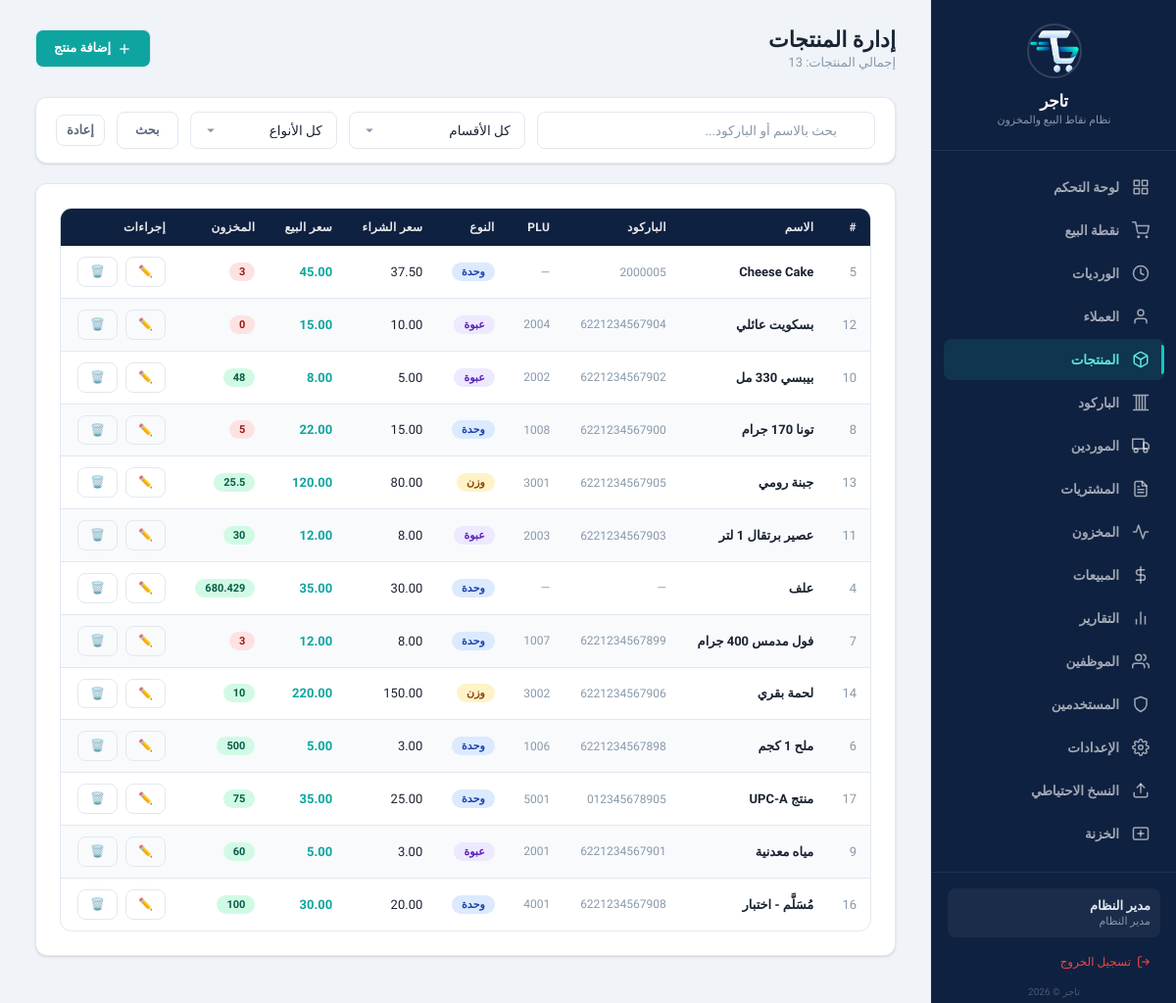
Screenshot of /?page=products (signed in) with the database file from the repository.
### tables this page shows
CREATE TABLE products (
    id INTEGER PRIMARY KEY AUTOINCREMENT,
    name TEXT NOT NULL,
    barcode TEXT DEFAULT NULL,
    plu_code TEXT DEFAULT NULL,
    type TEXT NOT NULL DEFAULT 'unit' CHECK(type IN ('unit', 'pack', 'weight')),
    purchase_price REAL NOT NULL DEFAULT 0,
    sale_price_unit REAL NOT NULL DEFAULT 0,
    sale_price_pack REAL DEFAULT NULL,
    pack_quantity INTEGER DEFAULT NULL,
    stock_quantity REAL NOT NULL DEFAULT 0,
    min_stock REAL NOT NULL DEFAULT 0,
    category TEXT DEFAULT NULL,
    notes TEXT DEFAULT NULL,
    is_active INTEGER NOT NULL DEFAULT 1,
    created_at TEXT NOT NULL DEFAULT (datetime('now', 'localtime')),
    updated_at TEXT NOT NULL DEFAULT (datetime('now', 'localtime'))
, pack_type TEXT DEFAULT 'كرتونة', pack_unit_quantity INTEGER DEFAULT NULL, pack_purchase_price REAL DEFAULT NULL, pack_sale_price REAL DEFAULT NULL, barcode2 TEXT DEFAULT NULL, barcode3 TEXT DEFAULT NULL);

### www/app/controllers/ProductController.php (called while the page is built, shortened)
<?php
class ProductController {
    private $productService;
    public function __construct() {
        $this->productService = new ProductService();
    }
    public function index() {
        $search = $_GET['search'] ?? '';
        $category = $_GET['category'] ?? '';
        $type = $_GET['type'] ?? '';
        $products = $this->productService->getAll($search, $category, $type);
        include APP_PATH . '/views/layout/header.php';
        include APP_PATH . '/views/products/index.php';
        include APP_PATH . '/views/layout/footer.php';
    }
}

### www/app/config/database.php (called while the page is built, shortened)
<?php
class Database {
    private static $instance = null;
    private $pdo;
    private function __construct() {
        $this->dbPath = __DIR__ . '/../../data/pos_system.db';
        try {
            $this->pdo = new PDO('sqlite:' . $this->dbPath);
            $this->pdo->setAttribute(PDO::ATTR_ERRMODE, PDO::ERRMODE_EXCEPTION);
            $this->pdo->setAttribute(PDO::ATTR_DEFAULT_FETCH_MODE, PDO::FETCH_ASSOC);
            $this->pdo->exec('PRAGMA journal_mode = WAL');
            $this->pdo->exec('PRAGMA foreign_keys = ON');
            $this->pdo->exec('PRAGMA busy_timeout = 5000');
            $this->pdo->exec('PRAGMA synchronous = NORMAL');
            $this->pdo->exec('PRAGMA cache_size = -8000');
            $this->pdo->exec('PRAGMA temp_store = MEMORY');
        } catch (PDOException $e) {
            die('Database connection failed: ' . $e->getMessage());
        }
    }
    public static function getInstance() {
        if (self::$instance === null) {
            self::$instance = new self();
        }
        return self::$instance;
    }
    public function getConnection() {
        return $this->pdo;
    }
    public function migrate() {
        $this->pdo->exec(
            "CREATE TABLE IF NOT EXISTS migrations (
                id INTEGER PRIMARY KEY AUTOINCREMENT,
                filename TEXT NOT NULL UNIQUE,
                applied_at TEXT NOT NULL DEFAULT (datetime('now', 'localtime'))
            )"
        );
    }
}

### www/app/services/ProductService.php (called while the page is built, shortened)
<?php
class ProductService {
    private $productRepo;
    public function __construct() {
        $this->productRepo = new ProductRepository();
    }
    public function getAll($search = '', $category = '', $type = '') {
        return $this->productRepo->getAll($search, $category, $type);
    }
}

### www/app/repositories/ProductRepository.php (called while the page is built, shortened)
<?php
class ProductRepository {
    private $db;
    public function __construct() {
        $this->db = Database::getInstance()->getConnection();
    }
    public function getAll($search = '', $category = '', $type = '') {
        $sql = "SELECT * FROM products WHERE is_active = 1";
        $params = [];
        $sql .= " ORDER BY name ASC";
        $stmt = $this->db->prepare($sql);
        $stmt->execute($params);
        return $stmt->fetchAll();
    }
}

### www/app/views/products/index.php (the view, shortened to what this page needs)
<div class="page-header">
    <div>
        <h1>إدارة المنتجات</h1>
        <p class="subtitle">إجمالي المنتجات: <?= count($products) ?></p>
    </div>
    <a href="?page=products&action=create" class="btn btn-primary">
        <svg width="16" height="16" viewBox="0 0 24 24" fill="none" stroke="currentColor" stroke-width="2"><line x1="12" y1="5" x2="12" y2="19"></line><line x1="5" y1="12" x2="19" y2="12"></line></svg>
        إضافة منتج
    </a>
</div>
<div class="card" style="padding:14px 20px;">
    <form style="display:flex;align-items:center;gap:12px;" method="GET">
        <div class="search-box" style="flex:1;">
            <input type="text" name="search" class="form-control" placeholder="بحث بالاسم أو الباركود..." value="<?= htmlspecialchars($_GET['search'] ?? '') ?>">
        </div>
        <select name="category" class="form-control" style="width:180px;">
            <option value="">كل الأقسام</option>
        </select>
        <select name="type" class="form-control" style="width:150px;">
            <option value="">كل الأنواع</option>
        </select>
        <button type="submit" class="btn btn-outline">بحث</button>
        <a href="?page=products" class="btn btn-ghost">إعادة</a>
    </form>
</div>
<div class="card">
    <?php if (!empty($products)): ?>
    <div class="table-wrapper">
        <table>
            <thead>
                <tr>
                    <th>#</th>
                    <th>الاسم</th>
                    <th>الباركود</th>
                    <th>PLU</th>
                    <th>النوع</th>
                    <th>سعر الشراء</th>
                    <th>سعر البيع</th>
                    <th>المخزون</th>
                    <th>إجراءات</th>
                </tr>
            </thead>
            <tbody>
                <?php foreach ($products as $p): ?>
                <tr>
                    <td class="text-muted"><?= $p['id'] ?></td>
                    <td class="fw-bold"><?= htmlspecialchars($p['name']) ?></td>
                    <td class="text-muted fs-sm"><?= $p['barcode'] ?: '—' ?></td>
                    <td class="text-muted fs-sm"><?= $p['plu_code'] ?: '—' ?></td>
                    <td>
                        <?php
                        $typeLabels = ['unit' => 'وحدة', 'pack' => 'عبوة', 'weight' => 'وزن'];
                        $typeColors = ['unit' => 'info', 'pack' => 'purple', 'weight' => 'warning'];
                        ?>
                        <span class="badge badge-<?= $typeColors[$p['type']] ?? 'info' ?>"><?= $typeLabels[$p['type']] ?? $p['type'] ?></span>
                    </td>
                    <td><?= number_format($p['purchase_price'], 2) ?></td>
                    <td class="fw-bold text-accent"><?= number_format($p['sale_price_unit'], 2) ?></td>
                    <td>
                        <?php if ($p['stock_quantity'] <= $p['min_stock'] && $p['min_stock'] > 0): ?>
                            <span class="badge badge-danger"><?= $p['stock_quantity'] ?></span>
                        <?php else: ?>
                            <span class="badge badge-success"><?= $p['stock_quantity'] ?></span>
                        <?php endif; ?>
                    </td>
                    <td>
                        <div class="btn-group">
                            <a href="?page=products&action=edit&id=<?= $p['id'] ?>" class="btn btn-sm btn-outline">✏️</a>
                            <button class="btn btn-sm btn-ghost text-danger" onclick="deleteItem('?page=products&action=delete&id=<?= $p['id'] ?>', 'حذف <?= htmlspecialchars($p['name']) ?>؟')">🗑️</button>
                        </div>
                    </td>
                </tr>
                <?php endforeach; ?>
            </tbody>
        </table>
    </div>
    <?php endif; ?>
</div>

### rows the page displays
products: id "5", name "Cheese Cake", barcode "2000005", plu_code "—", type "وحدة", purchase_price "37.50", sale_price_unit "45.00", stock_quantity "3"
products: id "12", name "بسكويت عائلي", barcode "6221234567904", plu_code "2004", type "عبوة", purchase_price "10.00", sale_price_unit "15.00", stock_quantity "0"
products: id "10", name "بيبسي 330 مل", barcode "6221234567902", plu_code "2002", type "عبوة", purchase_price "5.00", sale_price_unit "8.00", stock_quantity "48"
products: id "8", name "تونا 170 جرام", barcode "6221234567900", plu_code "1008", type "وحدة", purchase_price "15.00", sale_price_unit "22.00", stock_quantity "5"
products: id "13", name "جبنة رومي", barcode "6221234567905", plu_code "3001", type "وزن", purchase_price "80.00", sale_price_unit "120.00", stock_quantity "25.5"
products: id "11", name "عصير برتقال 1 لتر", barcode "6221234567903", plu_code "2003", type "عبوة", purchase_price "8.00", sale_price_unit "12.00", stock_quantity "30"
products: id "4", name "علف", barcode "—", plu_code "—", type "وحدة", purchase_price "30.00", sale_price_unit "35.00", stock_quantity "680.429"
products: id "7", name "فول مدمس 400 جرام", barcode "6221234567899", plu_code "1007", type "وحدة", purchase_price "8.00", sale_price_unit "12.00", stock_quantity "3"
products: id "14", name "لحمة بقري", barcode "6221234567906", plu_code "3002", type "وزن", purchase_price "150.00", sale_price_unit "220.00", stock_quantity "10"
products: id "6", name "ملح 1 كجم", barcode "6221234567898", plu_code "1006", type "وحدة", purchase_price "3.00", sale_price_unit "5.00", stock_quantity "500"
products: id "17", name "منتج UPC-A", barcode "012345678905", plu_code "5001", type "وحدة", purchase_price "25.00", sale_price_unit "35.00", stock_quantity "75"
products: id "9", name "مياه معدنية", barcode "6221234567901", plu_code "2001", type "عبوة", purchase_price "3.00", sale_price_unit "5.00", stock_quantity "60"
products: id "16", name "مُسَلَّم - اختبار", barcode "6221234567908", plu_code "4001", type "وحدة", purchase_price "20.00", sale_price_unit "30.00", stock_quantity "100"

### other values shown
$currentUser['name'] "مدير النظام"
$roleLabels[$currentUser['role']] "مدير النظام"
count($products) "13"
